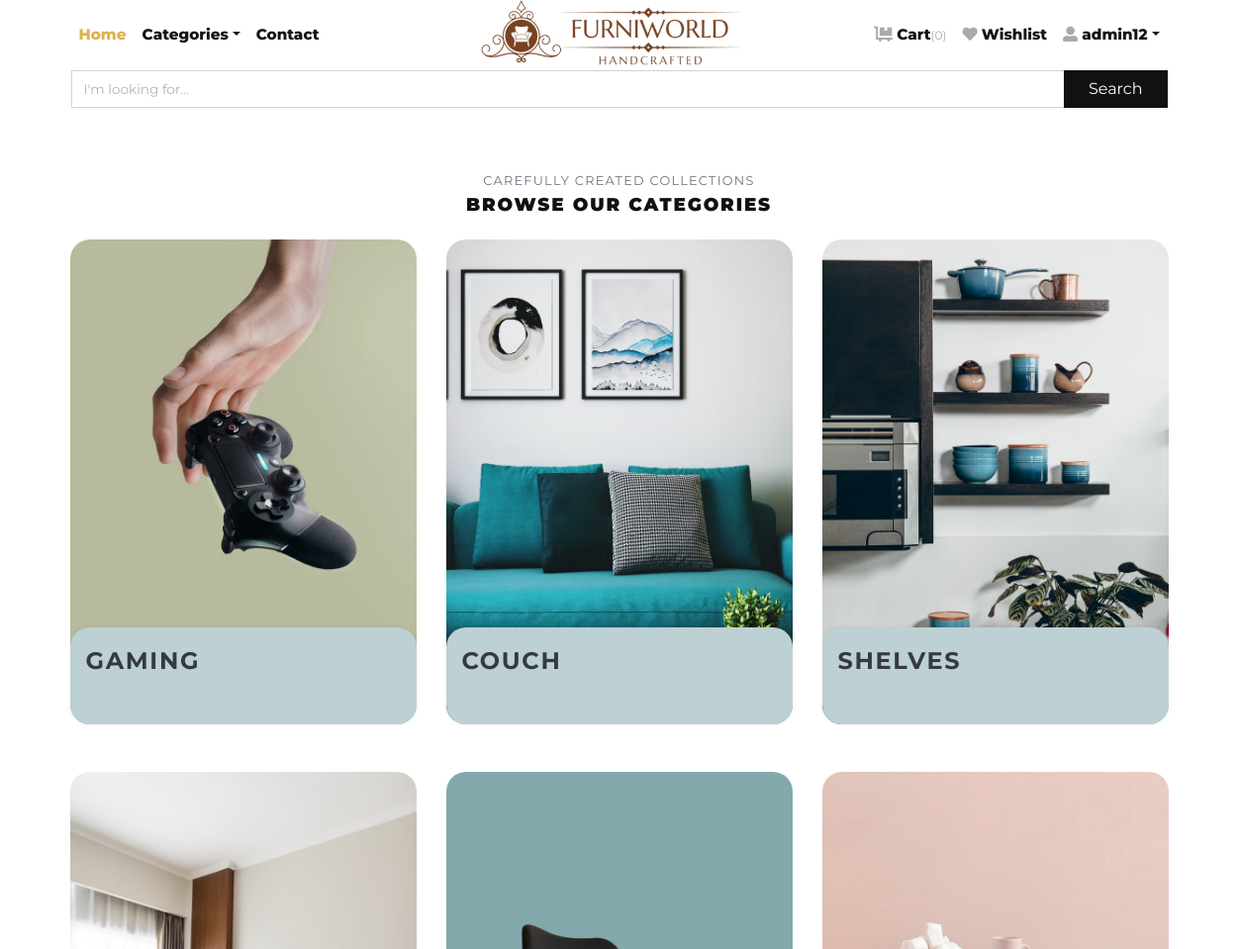
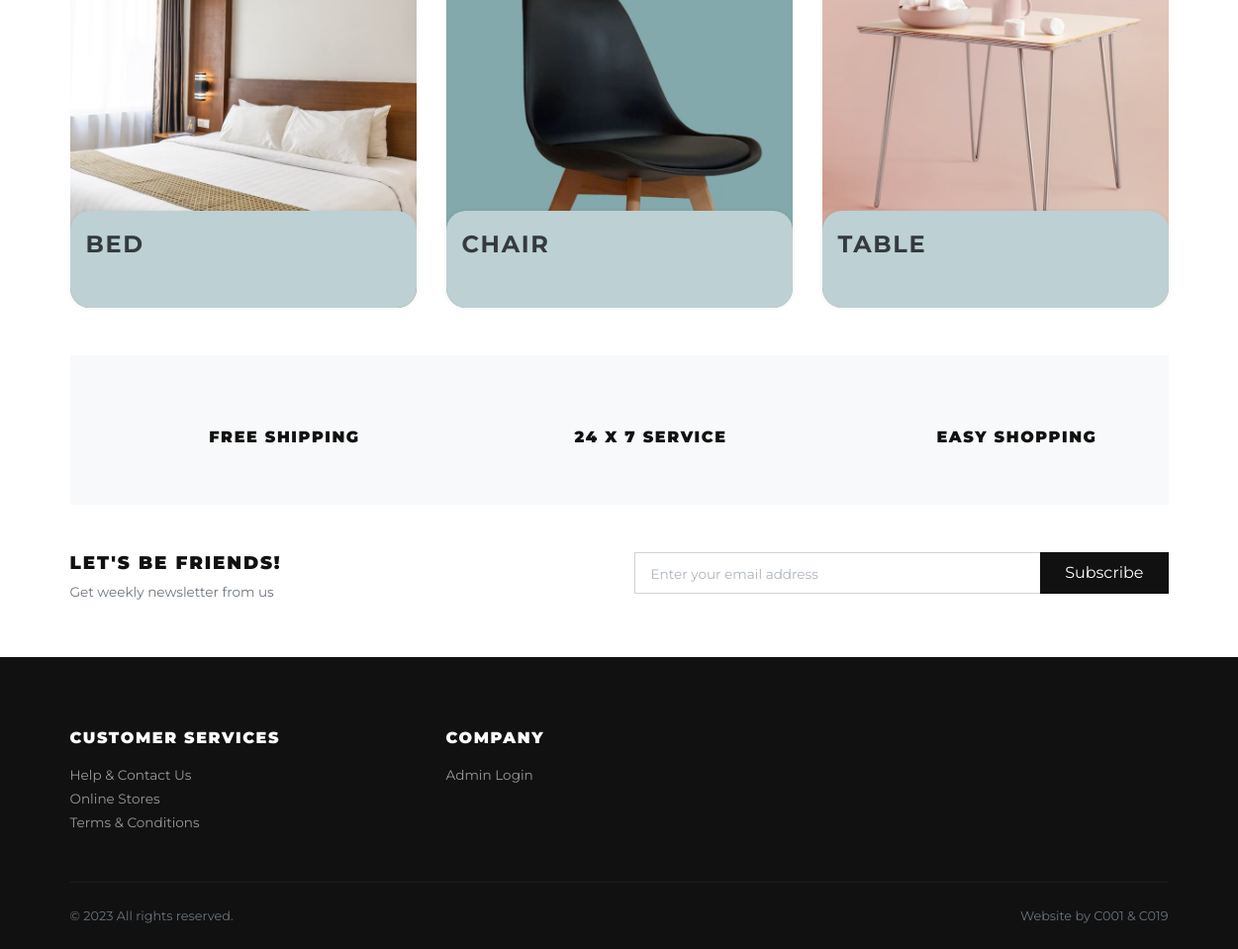
/categories/ (signed in), run on the app's committed database (2 pictures, top to bottom).
### store/models.py (models this page shows, shortened)
class Category(models.Model):
    title = models.CharField(max_length=50, verbose_name="Category Title")
    slug = models.SlugField(max_length=55, verbose_name="Category Slug")
    description = models.TextField(blank=True, verbose_name="Category Description")
    category_image = models.ImageField(upload_to='category', blank=True, null=True, verbose_name="Category Image")
    is_active = models.BooleanField(verbose_name="Is Active?")
    is_featured = models.BooleanField(verbose_name="Is Featured?")
    created_at = models.DateTimeField(auto_now_add=True, verbose_name="Created Date")
    updated_at = models.DateTimeField(auto_now=True, verbose_name="Updated Date")
    class Meta:
        verbose_name_plural = 'Categories'
        ordering = ('-created_at', )

### store/views.py (the view)
# urls.py: path('categories/', views.all_categories, name="all-categories"),
@login_required
def all_categories(request):
    categories = Category.objects.filter(is_active=True)
    return render(request, 'store/categories.html', {'categories':categories})

### store/context_preprocessors.py (called while the page is built)
def store_menu(request):
    categories = Category.objects.filter(is_active=True)
    context = {
        'categories_menu': categories,
    }
    return context

def cart_menu(request):
    if request.user.is_authenticated:
        cart_items= Cart.objects.filter(user=request.user)
        context = {
            'cart_items': cart_items,
        }
    else:
        context = {}
    return context

### templates/store/categories.html (shortened to what this page needs)
{% extends 'base.html' %}
{% load static %}
      {% block content %}
      <div class="container">
        <section class="pt-5">
          <header class="text-center">
            <p class="small text-muted small text-uppercase mb-1">Carefully created collections</p>
            <h2 class="h5 text-uppercase mb-4">Browse our categories</h2>
          </header>
          <div class="row">
          {% if categories %}
            {% for category in categories %}
              <div class="col-md-4 mb-4 mb-md-5">
                <a class="category-item" href="{% url 'store:category-products' category.slug %}">
                  {% if category.category_image %}
                    <img style="border-radius: 20px;" class="img-fluid" src="{{ category.category_image.url }}" alt="{{ category.title }}">
                    {% else %}
                    <img style="border-radius: 20px;" class="img-fluid" src="{% static 'img/cat-img-1.jpg' %}" alt="{{ category.title }}">
                  {% endif %}
                  <strong class="category-item-title">{{ category.title }}</strong>
                </a>
              </div>
            {% endfor %}
          {% endif %}
          </div>
        </section>
        <section class="py-5 bg-light">
          <div class="container">
            <div class="row text-center">
              <div class="col-lg-4 mb-3 mb-lg-0">
                <div class="d-inline-block">
                  <div class="media align-items-end">
                    <svg class="svg-icon svg-icon-big svg-icon-light">
                      <use xlink:href="#delivery-time-1"> </use>
                    </svg>
                    <div class="media-body text-left ml-3">
                      <h6 class="text-uppercase mb-1">Free Shipping</h6>
                    </div>
                  </div>
                </div>
              </div>
              <div class="col-lg-4 mb-3 mb-lg-0">
                <div class="d-inline-block">
                  <div class="media align-items-end">
                    <svg class="svg-icon svg-icon-big svg-icon-light">
                      <use xlink:href="#helpline-24h-1"> </use>
                    </svg>
                    <div class="media-body text-left ml-3">
                      <h6 class="text-uppercase mb-1">24 x 7 service</h6>
                    </div>
                  </div>
                </div>
              </div>
              <div class="col-lg-4">
                <div class="d-inline-block">
                  <div class="media align-items-end">
                    <svg class="svg-icon svg-icon-big svg-icon-light">
                      <use xlink:href="#label-tag-1"> </use>
                    </svg>
                    <div class="media-body text-left ml-3">
                      <h6 class="text-uppercase mb-1">Easy Shopping</h6>
                    </div>
                  </div>
                </div>
              </div>
            </div>
          </div>
        </section>
        <section class="py-5">
          <div class="container p-0">
            <div class="row">
              <div class="col-lg-6 mb-3 mb-lg-0">
                <h5 class="text-uppercase">Let's be friends!</h5>
                <p class="text-small text-muted mb-0">Get weekly newsletter from us</p>
              </div>
              <div class="col-lg-6">
                <form action="{% url 'store:newsletter' %}" method="POST">
                  <div class="input-group flex-column flex-sm-row mb-3">
                    <input name="email" id="email" class="form-control form-control-lg py-3" type="email" placeholder="Enter your email address" aria-describedby="button-addon2">
                    <div class="input-group-append">
                      <button class="btn btn-dark btn-block" id="button-addon2" type="submit">Subscribe</button>
                    </div>
                  </div>
                </form>
              </div>
            </div>
          </div>
        </section>
      </div>
      {% endblock content %}

### templates/navbar.html (shortened to what this page needs)
{% load static %}
      <header class="header bg-white">
        <div class="container px-0 px-lg-3">
          <nav class="navbar navbar-expand-lg navbar-light py-3 px-lg-0"><a class="navbar-brand" href="{% url 'store:home' %}"><img src="{% static 'img/furniworld-2.png' %}" alt="FurniWorld" style="height: 85px;" class="logo-img"></a>
            <div class="collapse navbar-collapse" id="navbarSupportedContent">
              <ul class="navbar-nav mr-auto">
                <li class="nav-item">
                  <a class="nav-link active" href="{% url 'store:home' %}">Home</a>
                </li>
                <li class="nav-item dropdown"><a class="nav-link dropdown-toggle" id="pagesDropdown" href="#" data-toggle="dropdown" aria-haspopup="true" aria-expanded="false">Categories</a>
                </li>
                <li class="nav-item">
                  <a class="nav-link" href="{% url 'store:query' %}">Contact</a>
                </li>
              </ul>
              <ul class="navbar-nav ml-auto">
                {% if request.user.is_authenticated %}
                <li class="nav-item"><a class="nav-link" href="{% url 'store:cart' %}"> <i class="fas fa-dolly-flatbed mr-1 text-gray"></i>Cart<small class="text-gray">({{cart_items.count}})</small></a></li>
                <li class="nav-item"><a class="nav-link" href="{% url 'store:wishlist' %}"> <i class="far fa fa-heart mr-1 text-gray"></i>Wishlist</a></li>
                  <li class="nav-item dropdown"><a class="nav-link dropdown-toggle" id="pagesDropdown" href="#" data-toggle="dropdown" aria-haspopup="true" aria-expanded="false"><i class="fas fa-user-alt mr-1 text-gray"></i>{{ user }}</a></a>
                </li>
                {% else %}
                  <li class="nav-item"><a class="nav-link" href="{% url 'store:login' %}">Login</a></li>
                  <li class="nav-item"><a class="nav-link" href="{% url 'store:register' %}">Create Account</a></li>
                {% endif %}
              </ul>
            </div>
          </nav>
          <form action="/search">
            <div class="input-group mb-3">
              <input name="q" type="text" class="form-control" placeholder="I'm looking for..." required>
              <div class="input-group-append">
                <button class="btn btn-dark btn-block" type="submit" id="button-addon2">Search</button>
              </div>
            </div>
          </form>
        </div>
      </header>

### Furniworld/static/css/style.default.css (style rules this page uses)
.text-small { font-size: 0.85rem !important; }
.text-gray { color: #aaa !important; }
strong { font-weight: 700; }
.navbar { position: relative; }
@media (min-width: 992px) { .navbar-brand { position: absolute; top: 50%; left: 50%; -webkit-transform: translate(-50%, -50%); transform: translate(-50%, -50%); } }
.category-item { display: block; position: relative; color: #343a40; transition: all 0.3s; }
.category-item img { transition: all 0.3s; }
.category-item-title { display: inline-block; padding: 0.5rem 1rem; background: #fff; text-transform: uppercase; letter-spacing: 0.07em; position: absolute; top: 50%; left: 50%; -webkit-transform: translate(-50%, -50%); transform: translate(-50%, -50%); box-shadow: 0 0 5px rgba(0, 0, 0, 0.07); font-size: 0.8rem; border-radius: 20px; }
.text-uppercase { text-transform: uppercase; letter-spacing: 0.1em; }
.svg-icon { width: 32px; height: 32px; vertical-align: text-bottom; stroke: currentColor; stroke-width: 3; --layer1: currentColor; --layer2: currentColor; --layer3: currentColor; }
.svg-icon.svg-icon-light { stroke-width: 2; }
.svg-icon-big { width: 48px; height: 48px; }
.navbar { padding: 0.5rem 1rem; }
.navbar-brand { display: inline-block; padding-top: 0.3125rem; padding-bottom: 0.3125rem; margin-right: 1rem; font-size: 1.25rem; }
.navbar-light .navbar-brand { color: #dcb14a; }
.navbar-light .navbar-nav .nav-link { color: rgba(17, 17, 17, 0.99); font-weight: 800; font-size: 0.95rem; transition: all 0.3s; }
.navbar-light .navbar-nav .show > .nav-link, .navbar-light .navbar-nav .active > .nav-link, .navbar-light .navbar-nav .nav-link.show, .navbar-light .navbar-nav .nav-link.active { color: #dcb14a; }
.btn { font-weight: 400; border: 1px solid transparent; font-family: inherit; padding: 0.375rem 1.5rem; font-size: 1rem; line-height: 1.5; border-radius: 0; transition: color 0.15s ease-in-out, background-color 0.15s ease-in-out, border-color 0.15s ease-in-out, box-shadow 0.15s ease-in-out; }
.btn-dark { color: #fff; background-color: #111111; border-color: #111111; }
body { font-family: "Libre Franklin", sans-serif; font-size: 1rem; font-weight: 400; line-height: 1.5; color: #111111; background-color: #fff; }
a { color: #dcb14a; text-decoration: none; }
h1, h2, h3, h4, h5, h6, .h1, .h2, .h3, .h4, .h5, .h6 { margin-bottom: 0.5rem; font-family: inherit; font-weight: 900; line-height: 1.2; color: inherit; }
h2, .h2 { font-size: 1.9rem; }
h5, .h5 { font-size: 1.15rem; }
h6, .h6 { font-size: 1rem; }
small, .small { font-size: 80%; font-weight: 400; }
.bg-light { background-color: #f8f9fa !important; }
.form-control { padding: 0.375rem 0.75rem; font-size: 1rem; line-height: 1.5; color: #495057; background-color: #fff; border: 1px solid #ced4da; border-radius: 0; transition: border-color 0.15s ease-in-out, box-shadow 0.15s ease-in-out; }
.form-control::placeholder { color: #adb5bd; font-size: 0.85rem; font-weight: 400; }
.form-control-lg { padding: 0.5rem 1rem; font-size: 1rem; line-height: 1.5; border-radius: 0; }
.nav-link { padding: 0.5rem 1rem; }

### Furniworld/static/css/custom.css (style rules this page uses)
body { font-family: 'Montserrat', sans-serif; }
h1,h2,h3,h4,h5,h6 { font-family: 'Montserrat', sans-serif; }
.category-item-title { display: inline-block; padding: 1rem 1rem; background: #BDD0D4; text-transform: uppercase; position: absolute; width: 100%; height: 20%; left: 0; bottom: 0; -webkit-transform: translate(0%, 0%); transform: translate(0%, 150%); box-shadow: 0 0 5px rgba(0, 0, 0, 0.07); font-size: 1.5rem; }

### data on the page
Category: category_image (picture), title "GAMING"
Category: category_image (picture), title "COUCH"
Category: category_image (picture), title "SHELVES"
Category: category_image (picture), title "BED"
Category: category_image (picture), title "CHAIR"
Category: category_image (picture), title "TABLE"

### other printed values
{{ cart_items.count }} "0"
{{ user }} "admin12"
